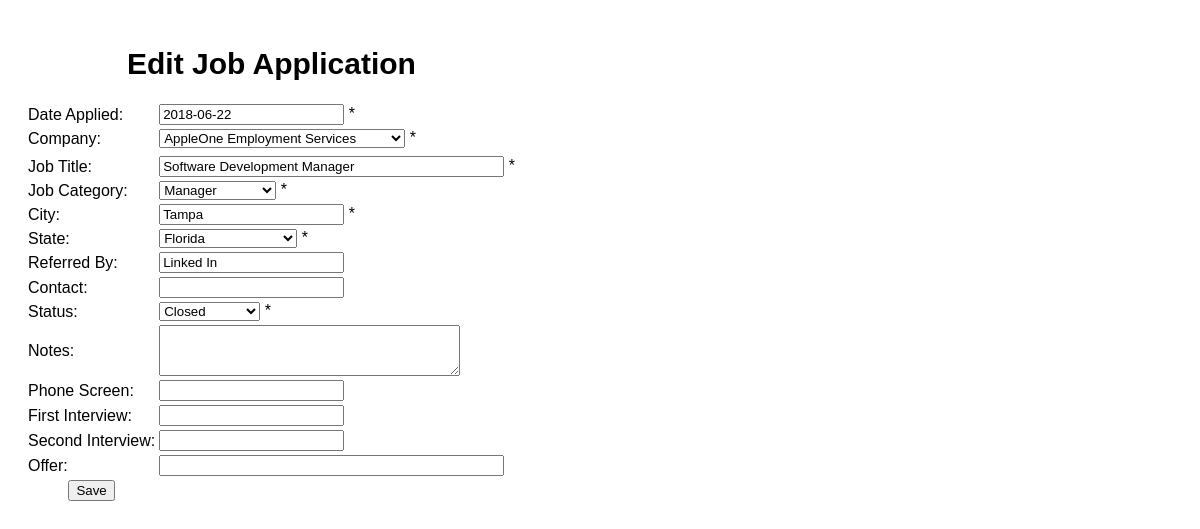
Page /edit_job.php?mode=edit&job_id=76 on the committed database.
### tables this page shows
CREATE TABLE `job` (
  `job_id` int(11) NOT NULL,
  `company_id` int(11) DEFAULT NULL,
  `company` varchar(60) DEFAULT NULL,
  `job_category` varchar(30) NOT NULL,
  `job_title` varchar(255) DEFAULT NULL,
  `city` varchar(30) DEFAULT NULL,
  `state` varchar(2) NOT NULL,
  `compatibility` double DEFAULT NULL,
  `referred_by` varchar(255) DEFAULT NULL,
  `contact` varchar(45) DEFAULT NULL,
  `date_applied` date DEFAULT NULL,
  `status` varchar(255) DEFAULT NULL,
  `notes` varchar(255) DEFAULT NULL,
  `phone_screen` varchar(255) DEFAULT NULL,
  `first_interview` varchar(255) DEFAULT NULL,
  `second_interview` varchar(255) DEFAULT NULL,
  `offer` varchar(255) DEFAULT NULL
);

### edit_job.php (the view, shortened to what this page needs)
<?php
$mode = $_GET['mode'];
$job_id = $_GET['job_id'];
try {
    $ini = parse_ini_file('app.ini');
    $pdo = new PDO($ini['db_conn_str'], $ini['db_user'], $ini['db_password']);
    $pdo->setAttribute(PDO::ATTR_ERRMODE,
     PDO::ERRMODE_EXCEPTION);
} catch (PDOException $e) {
    $output = 'Unable to connect to the database server: ' . $e;
    echo $output;
}
switch($mode){
    case 'edit':
        $form_title = 'Edit Job Application';
        $sql = 'SELECT job_id, company_id, company, job_title, job_category, city, state, contact, referred_by, date_applied, status, notes, phone_screen, first_interview, second_interview, offer FROM job WHERE job_id = '.$job_id;
        $job_detail = $pdo->query($sql);
        while ($row = $job_detail->fetch()){
            $company_id = $row['company_id'];
            $job_title = $row['job_title'];
            $job_category = $row['job_category'];
            $city = $row['city'];
            $state = $row['state'];
            $contact = $row['contact'];
            $referred_by = $row['referred_by'];
            $date_applied = $row['date_applied'];
            $status = $row['status'];
            $notes = $row['notes'];
            $phone_screen = $row['phone_screen'];
            $first_interview = $row['first_interview'];
            $second_interview = $row['second_interview'];
            $offer = $row['offer'];
        }
        break;
}
?>
<html lang="en" xmlns="http://www.w3.org/1999/xhtml">
<head>
    <link rel=stylesheet type="text/css" href="jobsearch.css">
    <link rel="stylesheet" href="//code.jquery.com/ui/1.12.1/themes/base/jquery-ui.css">
</head>
<body>
<form action="edit_job.php?mode=<?=$mode?>" id="job_form" name="job_form" method="post">
<table border=0>
    <tr>
        <td colspan=8 class="report_title"><?=$form_title?></td>
    </tr>
    <tr>
        <td><label id="date_applied_label" for="date_applied">Date Applied: </label></td>
        <td><input type="text" id="date_applied" name="date_applied" value="<?=$date_applied?>"> *
        </td>
    </tr>
    <tr>
        <td><label id="company_label" for="company">Company: </label></td>
        <td><select name="company" id="company">
                <?php
                    $sql = 'SELECT company_id, company_name FROM company ORDER BY company_name';
                    $company_list = $pdo->query($sql);
                    while ($row = $company_list->fetch()){
                    if($company_id == $row['company_id']){
                        $filter_selected = ' Selected ';
                    } else {
                        $filter_selected = '';
                    }
                    echo '<option value="'.$row['company_id'].'"'.$filter_selected.'>'.$row['company_name'].'</option>';
                }?>
            </select> *
        </td>
    </tr>
    <tr>
        <td colspan=2>
        </td>
    </tr>
    <tr>
        <td><label id="job_title_label" for="job_title">Job Title: </label></td>
        <td><input type="text" name="job_title" id="job_title" size="40"  value="<?=$job_title?>"> *</td>
    </tr>
    <tr>
        <td><label id="job_category_label" for="category">Job Category: </label></td>
        <td><select name="job_category" id="job_category">
                <?php
                $sql = 'SELECT distinct job_category FROM job ORDER BY job_category';
                $category_list = $pdo->query($sql);
                while ($row = $category_list->fetch()){
                    if($job_category == $row['job_category']){
                        $filter_selected = ' Selected ';
                    } else {
                        $filter_selected = '';
                    }
                    echo '<option value="'.$row['job_category'].'"'.$filter_selected.'>'.$row['job_category'].'</option>';
                }?>
            </select> *
        </td>
    </tr>
    <tr>
        <td><label id="city_label" for="city">City: </label></td>
        <td><input type="text" name="city" id="city" value="<?=$city?>"> *</td>
    </tr>
    <tr>
        <td><label id="state_label" for="state">State: </label></td>
        <td><select name="state" id="state">
                <?php
                $sql = 'SELECT state_id, state_name FROM States ORDER BY state_name';
                $state_list = $pdo->query($sql);
                while ($row = $state_list->fetch()){
                    if($state == $row['state_id']){
                        $filter_selected = ' Selected ';
                    } else {
                        $filter_selected = '';
                    }
                    echo '<option value="'.$row['state_id'].'"'.$filter_selected.'>'.$row['state_name'].'</option>';
                }?>
            </select> *
        </td>
    </tr>
    <tr>
        <td><label for="referred_by">Referred By: </label></td>
        <td><input type="text" name="referred_by" id="referred_by" value="<?=$referred_by?>"></td>
    </tr>
    <tr>
        <td><label for="contact">Contact: </label></td>
        <td><input type="text" name="contact" id="contact" value="<?=$contact?>"></td>
    </tr>
    <tr>
        <td><label id="status_label" for="status">Status: </label></td>
        <td><select name="status" id="status">
            <option value="Closed" <?php if ($status=='Closed'){ echo ' Selected ';} ?>>Closed</option>
            </select> *
        </td>
    </tr>
    <tr>
        <td><label for="notes">Notes: </label></td>
        <td><textarea rows="3" cols="35" name="notes" id="notes"><?=$notes?></textarea></td>
    </tr>
    <tr>
        <td><label for="phone_screen">Phone Screen: </label></td>
        <td><input type="text" name="phone_screen" id="phone_screen" value="<?=$phone_screen?>" autocomplete="off">
        </td>
    </tr>
    <tr>
        <td><label for="first_interview">First Interview: </label></td>
        <td><input type="text" name="first_interview" id="first_interview" value="<?=$first_interview?>" autocomplete="off">
        </td>
    </tr>
    <tr>
        <td><label for="second_interview">Second Interview: </label></td>
        <td><input type="text" name="second_interview" id="second_interview" value="<?=$second_interview?>" autocomplete="off">
        </td>
    </tr>
    <tr>
        <td><label for="offer">Offer: </label></td>
        <td><input type="text" name="offer" id="offer" size=40 value="<?=$offer?>">
        </td>
    </tr>
    <tr>
        <td align="center"><button id="submit_form">Save</button></td>
        <td align="center"></td>
    </tr>
</table>
</form>
</body>
</html>

### jobsearch.css (style rules this page uses)
body { margin: 25px; font-family: arial, sans-serif; font-size: 14px; font-weight: bold; }
label { text-align: right; }
.report_title { color: black; font-size: 30px; font-weight: bold; text-decoration: none; text-align: center; padding: 20px; }

### rows in the picture
job: date_applied "2018-06-22", job_title "Software Development Manager", city "Tampa", referred_by "Linked In"

### other values in the picture
$form_title "Edit Job Application"
form field company "AppleOne Employment Services"
form field job_category "Manager"
form field state "Florida"
